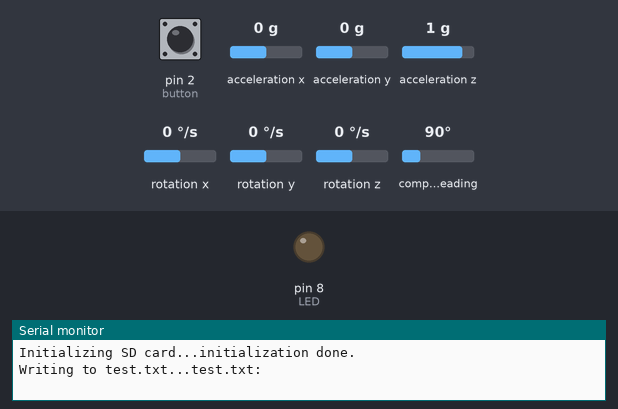
Simulated run of this sketch. Board: Arduino Uno, built with avr-gcc and run on an emulated ATmega328P. On the bench: output pins drawn as LEDs (lit = HIGH), the last lines printed to the serial monitor. The inputs (shaded band) are chosen by the test bench; at power-on: pin 2 (button) LOW, acceleration x 0 g, acceleration y 0 g, acceleration z 1 g, rotation x 0 °/s, rotation y 0 °/s, rotation z 0 °/s, compass heading 90°. Storage starts empty.

Above: at 1.3 s.
1.4 s: pin 2 (button) pulled HIGH for 0.15 s
At 2.9 s:
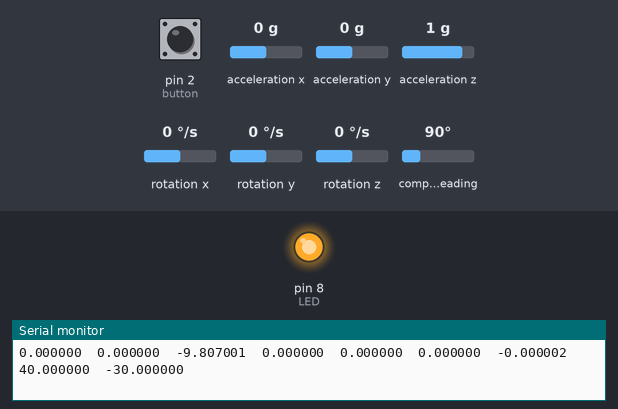
3.2 s: pin 2 (button) pulled HIGH for 1 s
At 3.7 s:
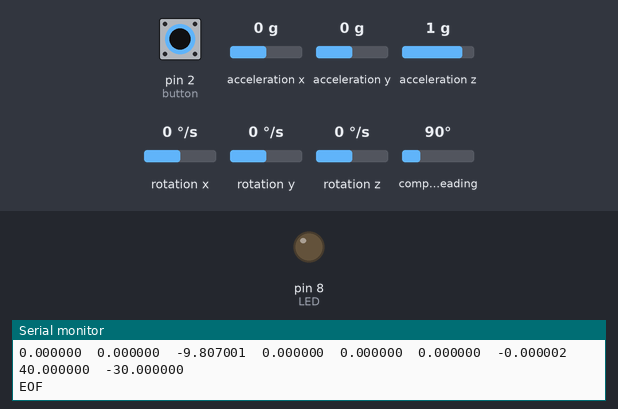
Timing chart, 0 to 6.2 s (numbered marks = the images above; inputs shaded):
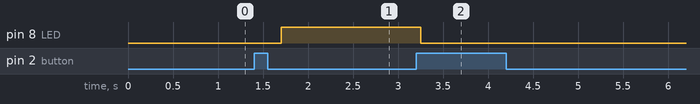

Measured:
- after the input at 1.4 s, pin 8 (LED): LOW → HIGH after 0.30 s
- after the input at 3.2 s, pin 8 (LED): HIGH → LOW after 0.05 s

The sketch:

WORKING_LED_SD_BUTTON_MPU9250_8-8-2022.ino
```cpp
#include <mpu9250.h>

//  Cole Schreiner
//  Started around ~ 6/30/2022
//  Link/code used for inspiration for sensor:
/*
  Basic_I2C.ino
  Brian R Taylor
  brian.taylor@bolderflight.com
  https://www.youtube.com/watch?v=mzwovYcozvI
  https://robojax.com/learn/arduino/?vid=robojax-MPU9250
  --->>> used "Get Library from Robojax.com" link from above website
*/

//  NEW VERSION created to start/stop with button press
//  7/5/2022 Finished Button start Stop //  next step is setting up SD card
//---------------------------
//  7/28/2022 MPU9250 w/ Magnetometer working after many issues with MPU6050
/*  Issues included:
    Drift for gyroscope
    Accelerometer sensitivity/instability   */
//  Next steps:
/*  Button for start/stop
    Write to micro SD card   */
//    WORKING AS OF 7/28/2022
//---------------------------
//    Finished Button & SD card code
//    WORKING AS OF 8/1/2022
//---------------------------
//    Added OLED Display
//    WORKING AS OF 8/2/2022
//---------------------------
//    Removed OLED Display
//    Adding LED instead
//    8/8/2022
//---------------------------
//   New Management in town!
//   01/29/2025


//  ---------------------------------------   //
//  -------------   LED   -----------------   //
//  ---------------------------------------   //
int LED = 8; //assign blue LED to pin 8

//  ---------------------------------------   //
//  -------------   SD card   -------------   //
//  ---------------------------------------   //
#include <SPI.h> //standard libraries
#include <SD.h>

File myFile;
// change this to match your SD shield or module;
const int chipSelect = 10;


//  ----------    For Button    ----------    //
#include <Wire.h>  // Wire library - used for I2C communication
const int button = 2 ; //button with pin
boolean buttonState = LOW;
boolean lastState = LOW;
bool loopRunning = false;


//  ------------    Gyro Compass --------   //
#include "MPU9250.h"

// an MPU9250 object with the MPU-9250 sensor on I2C bus 0 with address 0x68 (0x69 when pin ADO is connected to power)
MPU9250 IMU(Wire, 0x69);
int status;

void setup() {
  pinMode(button, INPUT);
  pinMode(LED, OUTPUT);
  //----- from robjax begin
  // serial to display data
  Serial.begin(115200);//
  while (!Serial) {}//ensures if serial monitor isn't working, the program will end

  // start communication with IMU
  status = IMU.begin();
  if (status < 0) {
    Serial.println("IMU initialization unsuccessful");
    Serial.println("Check IMU wiring or try cycling power");
    Serial.print("Status: ");
    Serial.println(status);
    while (1) {}
  }
  //------robojax end
  delay(100);


  /////////////////////////     For SD Card     /////////////////////////////////
  // Open serial communications and wait for port to open:
  Serial.begin(115200);
  while (!Serial) {
    ; // wait for serial port to connect. Needed for Leonardo only
  }
  Serial.print("Initializing SD card...");


  //    COMMENTED OUT BECAUSE IT WILL ALWAYS FAIL
  if (!SD.begin(10)) {
    Serial.println("initialization failed!");
    return;
  }
  //


  Serial.println("initialization done.");
  // open the file. note that only one file can be open at a time,
  // so you have to close this one before opening another.
  myFile = SD.open("test.txt", FILE_WRITE);

  // if the file opened okay, write to it:
  //||||||||||||||||||||||||||||| Placed in (Void Loop) ||||||||||||||||
  if (myFile) {
    Serial.print("Writing to test.txt...");
    //  myFile.println("testing 1, 2, 3.");
    // close the file:
    //  myFile.close();
    //  Serial.println("done.");
  }
  //||||||||||||||||||||||||||||| Placed in (Void Loop) ||||||||||||||||

  else {
    // if the file didn't open, print an error:
    Serial.println("error opening test.txt");
  }
  // re-open the file for reading:
  myFile = SD.open("test.txt");
  if (myFile) {
    Serial.println("test.txt:");

    // read from the file until there's nothing else in it:
    while (myFile.available()) {
      Serial.write(myFile.read());
    }
    // close the file:
    myFile.close();
  }
  else {
    // if the file didn't open, print an error:
    Serial.println("error opening test.txt");
  }
  /////////////////////////////////////End of SD Section//////////////////////////////////////////////////////////////

}


//  ----------------------------------------------------------------------------------------------------------------//
/////////////   -------------------------------    LOOP   -------------------------------    //////////////////////////
//  ----------------------------------------------------------------------------------------------------------------//
void loop() {


  // Button press to start and stop recording
  buttonState = digitalRead(button);
  if ((buttonState == HIGH) && (lastState == LOW)) {
    buttonState = LOW;
    lastState = LOW;
    delay (300);
          digitalWrite(LED, HIGH);

    myFile = SD.open("test.txt", FILE_WRITE);
    while (lastState == LOW) {


      //  if (myFile) {

      //---Robojax begin
      // read the sensor
      IMU.readSensor();
      // display the data
      Serial.print(IMU.getAccelX_mss(), 6); //gets meli G aka Gravity
      Serial.print("\t");
      myFile.print(IMU.getAccelX_mss(), 6);
      myFile.print("\t");

      Serial.print(IMU.getAccelY_mss(), 6);
      Serial.print("\t");
      myFile.print(IMU.getAccelY_mss(), 6);
      myFile.print("\t");

      Serial.print(IMU.getAccelZ_mss(), 6);
      Serial.print("\t");
      myFile.print(IMU.getAccelZ_mss(), 6);
      myFile.print("\t");

      Serial.print(IMU.getGyroX_rads(), 6);
      Serial.print("\t");
      myFile.print(IMU.getGyroX_rads(), 6);
      myFile.print("\t");

      Serial.print(IMU.getGyroY_rads(), 6);
      Serial.print("\t");
      myFile.print(IMU.getGyroY_rads(), 6);
      myFile.print("\t");

      Serial.print(IMU.getGyroZ_rads(), 6);
      Serial.print("\t");
      myFile.print(IMU.getGyroZ_rads(), 6);
      myFile.print("\t");

      Serial.print(IMU.getMagX_uT(), 6);
      Serial.print("\t");
      myFile.print(IMU.getMagX_uT(), 6);
      myFile.print("\t");

      Serial.print(IMU.getMagY_uT(), 6);
      Serial.print("\t");
      myFile.print(IMU.getMagY_uT(), 6);
      myFile.print("\t");

      Serial.println(IMU.getMagZ_uT(), 6);
      myFile.println(IMU.getMagZ_uT(), 6);

      //no need for temperature
      //  Serial.print("\t");
      //  Serial.println(IMU.getTemperature_C(),6);
      delay(50);
      //-----end Robojax

      //  Button to stop recording
      //  delay(300);
      buttonState = digitalRead(button);
      if (buttonState == HIGH) {
        lastState = HIGH;
        Serial.println("EOF" );
        myFile.println("EOF" );
        myFile.close();
        digitalWrite(LED, LOW);
        return;


      }
    }
  }
}
```
